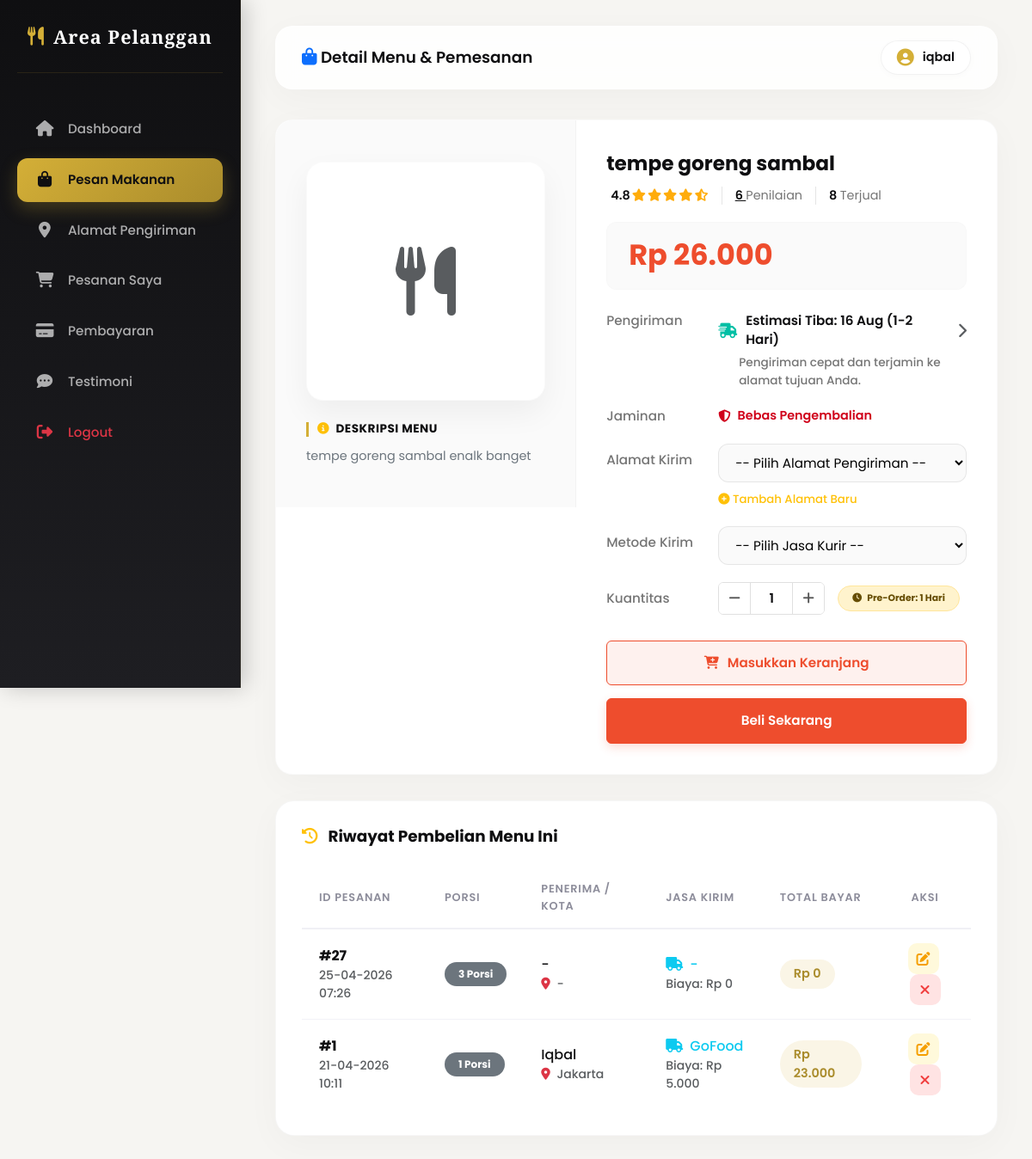
/pengunjung/pesan.php?id=0 (signed in), run on an earlier commit of the app's database.
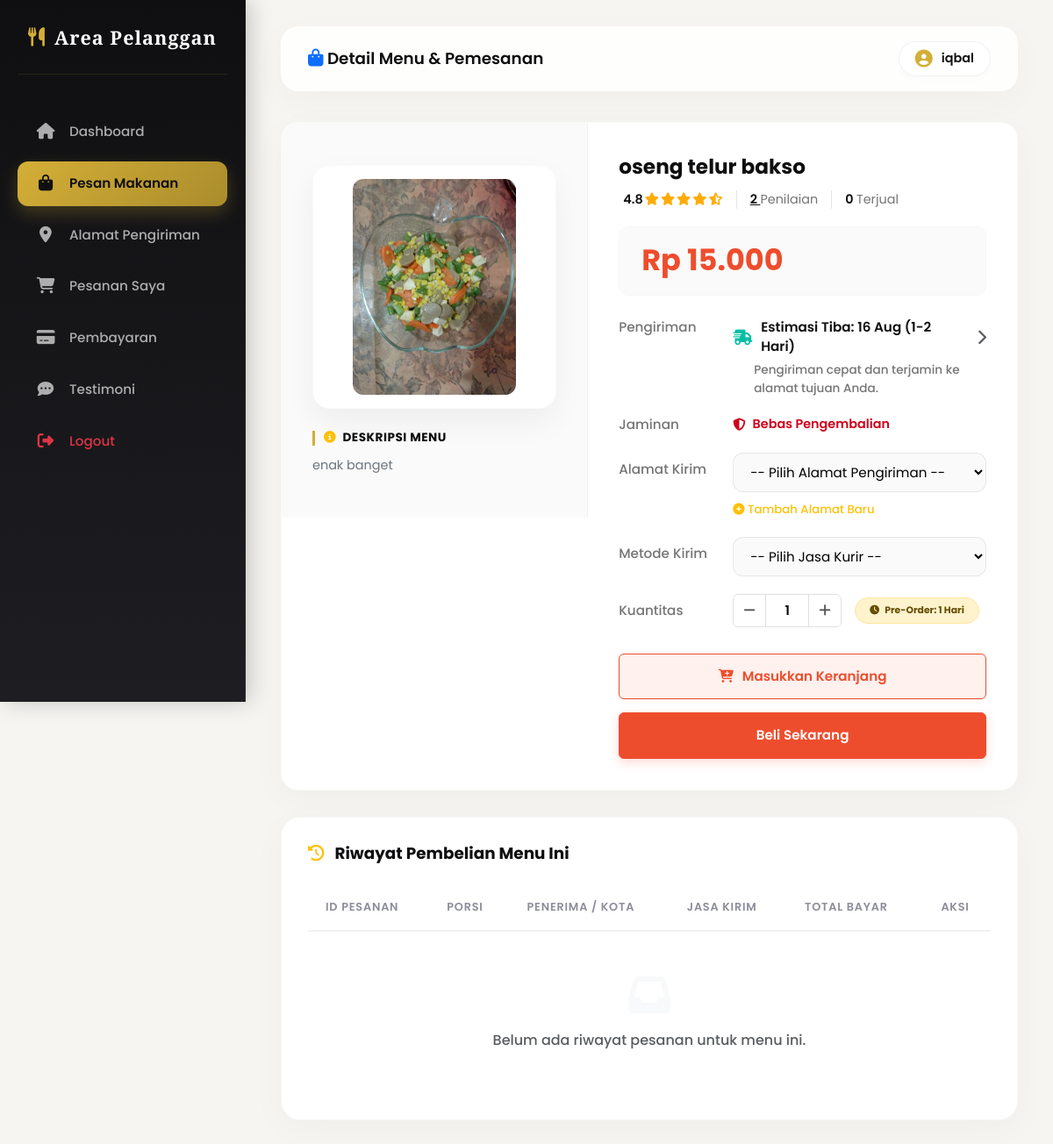
And on a later commit of the database.
### tables this page shows
CREATE TABLE `users` (
  `id` int(11) NOT NULL,
  `username` varchar(50) DEFAULT NULL,
  `password` varchar(255) NOT NULL,
  `role` enum('admin','petugas','pengunjung') DEFAULT NULL
);

CREATE TABLE `produk` (
  `id` int(11) NOT NULL,
  `nama` varchar(100) DEFAULT NULL,
  `deskripsi` text,
  `harga` int(11) DEFAULT NULL,
  `gambar` varchar(100) DEFAULT NULL
);

CREATE TABLE `detail_pesanan` (
  `id` int(11) NOT NULL,
  `pesanan_id` int(11) DEFAULT NULL,
  `produk_id` int(11) DEFAULT NULL,
  `jumlah` int(11) DEFAULT NULL,
  `subtotal` int(11) DEFAULT NULL
);

CREATE TABLE `pesanan` (
  `id` int(11) NOT NULL,
  `user_id` int(11) DEFAULT NULL,
  `alamat_id` int(11) DEFAULT NULL,
  `ongkir_id` int(11) DEFAULT NULL,
  `tanggal` timestamp NULL DEFAULT CURRENT_TIMESTAMP,
  `total` int(11) DEFAULT NULL
);

CREATE TABLE `alamat` (
  `id` int(11) NOT NULL,
  `user_id` int(11) DEFAULT NULL,
  `nama_penerima` varchar(100) DEFAULT NULL,
  `alamat` text,
  `kota` varchar(50) DEFAULT NULL
);

CREATE TABLE `ongkir` (
  `id` int(11) NOT NULL,
  `nama_jasa` varchar(100) DEFAULT NULL,
  `biaya` int(11) DEFAULT NULL
);

### pengunjung/pesan.php (the view, shortened to what this page needs)
<?php
include '../koneksi.php';
$user_id = $_SESSION['id'];
$q_pengunjung = mysqli_query($conn, "SELECT username FROM users WHERE id='$user_id'");
$d_pengunjung = mysqli_fetch_assoc($q_pengunjung);
$nama_pengunjung = $d_pengunjung['username'];
$id = isset($_GET['id']) ? intval($_GET['id']) : 0;
if ($id <= 0) {
    $first_prod = mysqli_fetch_assoc(mysqli_query($conn, "SELECT id FROM produk ORDER BY id ASC LIMIT 1"));
    $id = $first_prod ? intval($first_prod['id']) : 0;
}
$produk = mysqli_fetch_array(mysqli_query($conn,"SELECT * FROM produk WHERE id='$id'"));
$q_terjual = mysqli_query($conn, "SELECT SUM(dp.jumlah) as total_terjual FROM detail_pesanan dp JOIN pesanan p ON dp.pesanan_id = p.id WHERE dp.produk_id='$id'");
$d_terjual = mysqli_fetch_assoc($q_terjual);
$terjual = intval($d_terjual['total_terjual']);
$edit_data = null;
$data = mysqli_query($conn,"
SELECT p.*, a.nama_penerima, a.kota, o.nama_jasa, o.biaya, dp.jumlah, pr.nama as nama_produk
FROM pesanan p
LEFT JOIN alamat a ON p.alamat_id = a.id
LEFT JOIN ongkir o ON p.ongkir_id = o.id
LEFT JOIN detail_pesanan dp ON p.id = dp.pesanan_id
LEFT JOIN produk pr ON dp.produk_id = pr.id
WHERE p.user_id='$user_id' AND dp.produk_id='$id'
ORDER BY p.id DESC
");
?>
<!DOCTYPE html>
<html lang="id">
<head>
    <link href="https://cdnjs.cloudflare.com/ajax/libs/font-awesome/6.5.0/css/all.min.css" rel="stylesheet">
    <link href="https://cdn.jsdelivr.net/npm/bootstrap@5.3.0/dist/css/bootstrap.min.css" rel="stylesheet">
    <link href="../css/dashboard.css" rel="stylesheet">
</head>
<body>
    <?php include '../includes/sidebar_pengunjung.php'; ?>
    <div class="main-content">
        <?php
        $topbar_title = "Detail Menu & Pemesanan";
        $user_name = $nama_pengunjung;
        $topbar_icon = '<i class="fa fa-shopping-bag text-primary"></i>';
        include '../includes/topbar.php';
        ?>
        <div class="product-detail-container">
            <div class="row g-0">
                <div class="col-lg-5 col-md-6">
                    <div class="product-gallery-side">
                        <div class="product-img-card">
                            <?php if(!empty($produk['gambar']) && file_exists("../upload/".$produk['gambar'])){ ?>
                                <img src="../upload/<?= htmlspecialchars($produk['gambar']) ?>" alt="<?= htmlspecialchars($produk['nama']) ?>">
                            <?php } else { ?>
                                <i class="fa fa-utensils fa-5x text-muted"></i>
                            <?php } ?>
                        </div>
                        <div class="product-desc-box">
                            <h6><i class="fa fa-info-circle text-warning me-1"></i> Deskripsi Menu</h6>
                            <p><?= nl2br(htmlspecialchars($produk['deskripsi'])) ?></p>
                        </div>
                    </div>
                </div>
                <div class="col-lg-7 col-md-6">
                    <div class="product-info-side">
                        <h3 class="shopee-title"><?= htmlspecialchars($produk['nama']) ?></h3>
                        <div class="shopee-rating-row">
                            <div class="shopee-rating-stars">
                                <span>4.8</span>
                                <i class="fa fa-star"></i>
                                <i class="fa fa-star"></i>
                                <i class="fa fa-star"></i>
                                <i class="fa fa-star"></i>
                                <i class="fa fa-star-half-alt"></i>
                            </div>
                            <div class="shopee-penilaian-count">
                                <?= max(1, round($terjual / 2) + 2); ?> <span>Penilaian</span>
                            </div>
                            <div class="shopee-terjual-count">
                                <?= $terjual; ?> <span>Terjual</span>
                            </div>
                        </div>
                        <div class="shopee-price-box">
                            <h2 class="shopee-price-big">Rp <?= number_format($produk['harga'], 0, ',', '.'); ?></h2>
                        </div>
                        <form method="POST">
                            <div class="shopee-spec-group">
                                <div class="shopee-spec-label">Pengiriman</div>
                                <div class="shopee-spec-value shopee-shipping-details">
                                    <div class="shopee-shipping-main">
                                        <i class="fa fa-truck-fast"></i>
                                        <span>Estimasi Tiba: <?= date('d M', strtotime('+2 days')); ?> (1-2 Hari)</span>
                                        <i class="fa fa-chevron-right small text-muted"></i>
                                    </div>
                                    <div class="shopee-shipping-sub">
                                        Pengiriman cepat dan terjamin ke alamat tujuan Anda.
                                    </div>
                                </div>
                                <div class="shopee-spec-label">Jaminan</div>
                                <div class="shopee-spec-value">
                                    <span class="shopee-guarantee">
                                        <i class="fa fa-shield-halved"></i> Bebas Pengembalian
                                    </span>
                                </div>
                                <div class="shopee-spec-label mt-2">Alamat Kirim</div>
                                <div class="shopee-spec-value">
                                    <select name="alamat_id" class="shopee-select-box" required>
                                        <option value="">-- Pilih Alamat Pengiriman --</option>
                                    </select>
                                    <div class="mt-2 text-start">
                                        <a href="alamat.php" class="text-decoration-none small text-warning"><i class="fa fa-plus-circle"></i> Tambah Alamat Baru</a>
                                    </div>
                                </div>
                                <div class="shopee-spec-label mt-2">Metode Kirim</div>
                                <div class="shopee-spec-value">
                                    <select name="ongkir_id" class="shopee-select-box" required>
                                        <option value="">-- Pilih Jasa Kurir --</option>
                                    </select>
                                </div>
                                <div class="shopee-spec-label mt-2">Kuantitas</div>
                                <div class="shopee-spec-value d-flex align-items-center">
                                    <div class="shopee-quantity-control">
                                        <button type="button" class="shopee-quantity-btn" onclick="decreaseQty()"><i class="fa fa-minus"></i></button>
                                         <input type="number" id="qty-input" name="jumlah" class="shopee-quantity-input"
                                                value="<?= $edit_data && isset($edit_data['jumlah']) ? $edit_data['jumlah'] : (isset($_GET['jumlah']) ? intval($_GET['jumlah']) : 1) ?>"
                                                min="1" readonly required>
                                         <button type="button" class="shopee-quantity-btn" onclick="increaseQty()"><i class="fa fa-plus"></i></button>
                                     </div>
                                     <div class="shopee-stock-info">
                                         <span class="badge bg-warning-subtle text-warning-emphasis border border-warning-subtle py-2 px-3 rounded-pill">
                                             <i class="fa fa-clock me-1"></i> Pre-Order: <?= htmlspecialchars($produk['pre_order']) ?>
                                         </span>
                                     </div>
                                 </div>
                            </div>
                            <div class="shopee-btn-container">
                                <?php if($edit_data){ ?>
                                    <button type="submit" name="action" value="beli" class="btn-shopee-edit">
                                        <i class="fa fa-save"></i> SIMPAN PERUBAHAN PESANAN
                                    </button>
                                <?php } else { ?>
                                    <button type="submit" name="action" value="keranjang" class="btn-shopee-cart">
                                        <i class="fa fa-cart-plus"></i> Masukkan Keranjang
                                    </button>
                                    <button type="submit" name="action" value="beli" class="btn-shopee-buy">
                                        Beli Sekarang
                                    </button>
                                <?php } ?>
                            </div>
                        </form>
                    </div>
                </div>
            </div>
        </div>
        <div class="card-premium">
            <h5 class="card-title-premium mb-4"><i class="fa fa-history text-warning"></i> Riwayat Pembelian Menu Ini</h5>
            <div class="table-responsive">
                <table class="table-premium">
                    <thead>
                        <tr>
                            <th>ID Pesanan</th>
                            <th>Porsi</th>
                            <th>Penerima / Kota</th>
                            <th>Jasa Kirim</th>
                            <th>Total Bayar</th>
                            <th class="text-center">Aksi</th>
                        </tr>
                    </thead>
                    <tbody>
                        <?php if(mysqli_num_rows($data) > 0){ ?>
                            <?php while($d=mysqli_fetch_array($data)){ ?>
                            <tr>
                                <td>
                                    <span class="fw-bold">#<?= $d['id'] ?></span>
                                    <div class="small text-muted"><?= date('d-m-Y H:i', strtotime($d['tanggal'])) ?></div>
                                </td>
                                <td>
                                    <span class="badge bg-secondary rounded-pill px-3 py-2"><?= $d['jumlah'] ? $d['jumlah'] : '1' ?> Porsi</span>
                                </td>
                                <td>
                                    <div class="fw-medium"><?= htmlspecialchars($d['nama_penerima'] ? $d['nama_penerima'] : '-') ?></div>
                                    <div class="small text-muted"><i class="fa fa-map-marker-alt text-danger me-1"></i> <?= htmlspecialchars($d['kota'] ? $d['kota'] : '-') ?></div>
                                </td>
                                <td>
                                    <div class="fw-medium text-info"><i class="fa fa-truck me-1"></i> <?= htmlspecialchars($d['nama_jasa'] ? $d['nama_jasa'] : '-') ?></div>
                                    <div class="small text-muted">Biaya: Rp <?= number_format($d['biaya'], 0, ',', '.') ?></div>
                                </td>
                                <td>
                                    <span class="price-badge">
                                        Rp <?= number_format($d['total'], 0, ',', '.') ?>
                                    </span>
                                </td>
                                <td class="text-center">
                                    <a href="?id=<?= $id ?>&edit=<?= $d['id'] ?>" class="btn-action-premium btn-edit-premium me-1" title="Edit Rincian">
                                        <i class="fa fa-edit"></i>
                                    </a>
                                    <button type="button" class="btn-action-premium btn-delete-premium" onclick="konfirmasiHapus('?id=<?= $id ?>&hapus=<?= $d['id'] ?>')" title="Batalkan">
                                        <i class="fa fa-times"></i>
                                    </button>
                                </td>
                            </tr>
                            <?php } ?>
                        <?php } else { ?>
                            <tr>
                                <td colspan="6" class="text-center py-5 text-muted">
                                    <i class="fa fa-inbox fa-3x mb-3 text-light"></i><br>
                                    Belum ada riwayat pesanan untuk menu ini.
                                </td>
                            </tr>
                        <?php } ?>
                    </tbody>
                </table>
            </div>
        </div>
    </div>
</body>
</html>

### includes/sidebar_pengunjung.php (shortened to what this page needs)
<?php
$current_page = basename($_SERVER['PHP_SELF']);
?>
<div class="sidebar" id="sidebar">
    <div class="sidebar-brand">
        <h4><i class="fa fa-utensils"></i> Area Pelanggan</h4>
    </div>
    <ul class="sidebar-menu">
        <li>
            <a href="index.php" class="<?= $current_page == 'index.php' ? 'active' : '' ?>">
                <i class="fa fa-home"></i> <span>Dashboard</span>
            </a>
        </li>
        <li>
            <a href="pesan.php" class="<?= $current_page == 'pesan.php' ? 'active' : '' ?>">
                <i class="fa fa-shopping-bag"></i> <span>Pesan Makanan</span>
            </a>
        </li>
        <li>
            <a href="alamat.php" class="<?= $current_page == 'alamat.php' ? 'active' : '' ?>">
                <i class="fa fa-map-marker-alt"></i> <span>Alamat Pengiriman</span>
            </a>
        </li>
        <li>
            <a href="pesanan.php" class="<?= $current_page == 'pesanan.php' ? 'active' : '' ?>">
                <i class="fa fa-shopping-cart"></i> <span>Pesanan Saya</span>
            </a>
        </li>
        <li>
            <a href="pembayaran.php" class="<?= $current_page == 'pembayaran.php' ? 'active' : '' ?>">
                <i class="fa fa-credit-card"></i> <span>Pembayaran</span>
            </a>
        </li>
        <li>
            <a href="testimoni.php" class="<?= $current_page == 'testimoni.php' ? 'active' : '' ?>">
                <i class="fa fa-comment-dots"></i> <span>Testimoni</span>
            </a>
        </li>
        <li>
            <a href="../logout.php" class="mt-auto text-danger">
                <i class="fa fa-sign-out-alt"></i> <span>Logout</span>
            </a>
        </li>
    </ul>
</div>

### includes/topbar.php (shortened to what this page needs)
<div class="topbar">
    <div class="topbar-title">
        <h5><?= isset($topbar_icon) ? $topbar_icon : '<i class="fa fa-chart-pie"></i>' ?> <?= htmlspecialchars($topbar_title) ?></h5>
    </div>
    <div class="topbar-profile">
        <div class="topbar-user">
            <i class="fa fa-user-circle"></i> <span><?= htmlspecialchars($user_name) ?></span>
        </div>
    </div>
</div>

What changed in the data, as far as the page shows it:
no longer on this page (row edited): detail_pesanan: pesanan "27", pesanan.tanggal "25-04-2026 07:26", jumlah "3", nama_penerima "-", kota "-", nama_jasa "-", biaya "0", pesanan.total "0"
removed pesanan: id "1", tanggal "21-04-2026 10:11", detail_pesanan.jumlah "1", alamat.nama_penerima "Iqbal", alamat.kota "Jakarta", ongkir.nama_jasa "GoFood", ongkir.biaya "5.000", total "23.000"
changed produk "1 Hari": gambar: picture added; deskripsi "tempe goreng sambal enalk banget" → "enak banget"; nama "tempe goreng sambal" → "oseng telur bakso"; harga "26.000" → "15.000"; gambar "sayur.jpg" → "69feb957250cc.jpg" (drawn)
Also different on the page:
max(1, round($terjual / 2) + 2): "6" → "2"
$terjual: "8" → "0"
text now shown: "Belum ada riwayat pesanan untuk menu ini."
